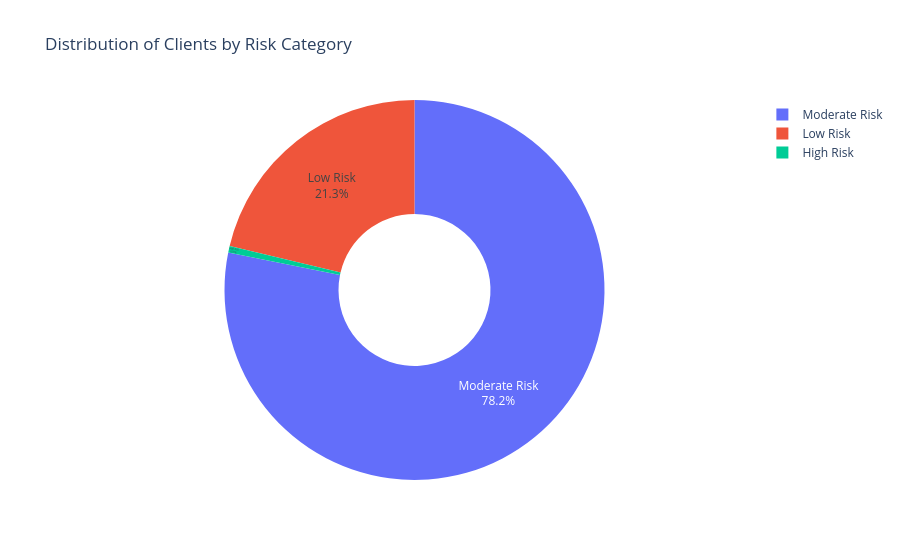

The notebook cell saved with this chart:
### Markdown cell above
<div style="
    margin:30px 0 20px 0;
    padding:0 0 12px 0;
    border-bottom:2px solid #2563eb;">
  <h3 style="
        margin:0;
        color:#0f172a;
        font-size:15px;
        font-weight:700;
        line-height:1.5;
    ">
        📊 Question 6: Visually, how concentrated is the client base in the Moderate Risk category?
    </h3>

</div>

### Code cell
fig = px.pie(df, names='Risk_Category',
             title='Distribution of Clients by Risk Category',
             hole=0.4)
fig.update_traces(textposition='inside', textinfo='percent+label')
fig.show()

### Figure 1 — Plotly figure (JSON) as saved in the notebook; plotly's stock layout.template omitted (floating-point values rounded to 4 significant figures; data arrays with more than 128 entries replaced by an {"elided": "..."} marker saying what was removed)
{"data": [{"domain": {"x": [0, 1], "y": [0, 1]}, "hole": 0.4, "hovertemplate": "Risk_Category=%{label}<extra></extra>", "labels": {"elided": "5000 str values"}, "legendgroup": "", "name": "", "showlegend": true, "textinfo": "percent+label", "textposition": "inside", "type": "pie"}], "layout": {"legend": {"tracegroupgap": 0}, "title": {"text": "Distribution of Clients by Risk Category"}}}
